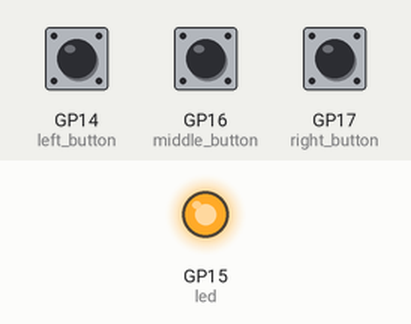
A program run on a simulated Raspberry Pi Pico running MicroPython. Shown: output pins drawn as LEDs (lit = HIGH). The inputs (shaded band) are chosen by the test bench; at power-on: GP14 (left_button) LOW, GP16 (middle_button) LOW, GP17 (right_button) LOW. Random numbers come from a fixed seed; what the program prints to the serial console is not drawn.

Above: at 0.1 s.
At 7.0 s:
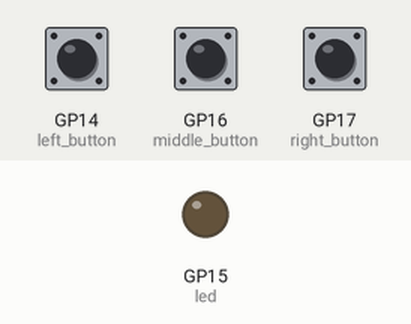
7.1 s: GP14 (left_button) pulled HIGH for 0.15 s
Timing chart, 0 to 10.1 s (numbered marks = the images above; inputs shaded):
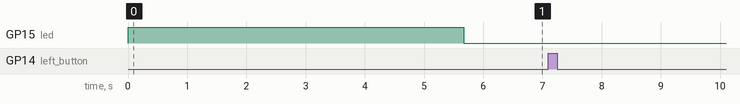

The program:

10_two_player_game.py
```python
'''
CHALLENGE: TIMINGS
# ./imgs/07_breadboard.png

1. Can you modify the messages that print?
2. Can you add a third button, so that three people can play at once?
3. Is there an upper limit to how many buttons you could add?
4. Can you add the timer back into your program, so it tells the winning
player how quick their reaction time was?
'''
import machine
import utime
import urandom

pressed = False
led = machine.Pin(15, machine.Pin.OUT)
left_button = machine.Pin(14, machine.Pin.IN, machine.Pin.PULL_DOWN)
middle_button = machine.Pin(16, machine.Pin.IN, machine.Pin.PULL_DOWN)
right_button = machine.Pin(17, machine.Pin.IN, machine.Pin.PULL_DOWN)
fastest_button = None
timer_reaction = None


def button_handler(pin):
    global timer_reaction   # 4
    timer_reaction = utime.ticks_diff(utime.ticks_ms(), timer_start)    # 4
    global pressed
    if not pressed:
        pressed = True
        global fastest_button
        fastest_button = pin


led.value(1)
utime.sleep(urandom.uniform(5, 10))
led.value(0)
timer_start = utime.ticks_ms()  # 4
left_button.irq(trigger=machine.Pin.IRQ_RISING, handler=button_handler)
middle_button.irq(trigger=machine.Pin.IRQ_RISING, handler=button_handler)
right_button.irq(trigger=machine.Pin.IRQ_RISING, handler=button_handler)

while fastest_button is None:
    utime.sleep(1)
if fastest_button is left_button:
    print("The player on the left wins!")   # 1
elif fastest_button is middle_button:
    print("The player in the middle wins!")  # 1
elif fastest_button is right_button:
    print("The player on the right wins!")  # 1 2
print(f"Your reaction time was {timer_reaction} milliseconds!")  # 4

# 3
'''
All GPIO pins on the board can be configured as an external interrupt
if one of the following changes in the state of GPIO pins occur:

    Level high(+3v)
    Level Low(GND)
    Positive edge (transition from active low to active high)
    Negative edge (transition from active high to active low)
'''
```

Measured:
- after the input at 7.1 s, every drawn part: stays the same
